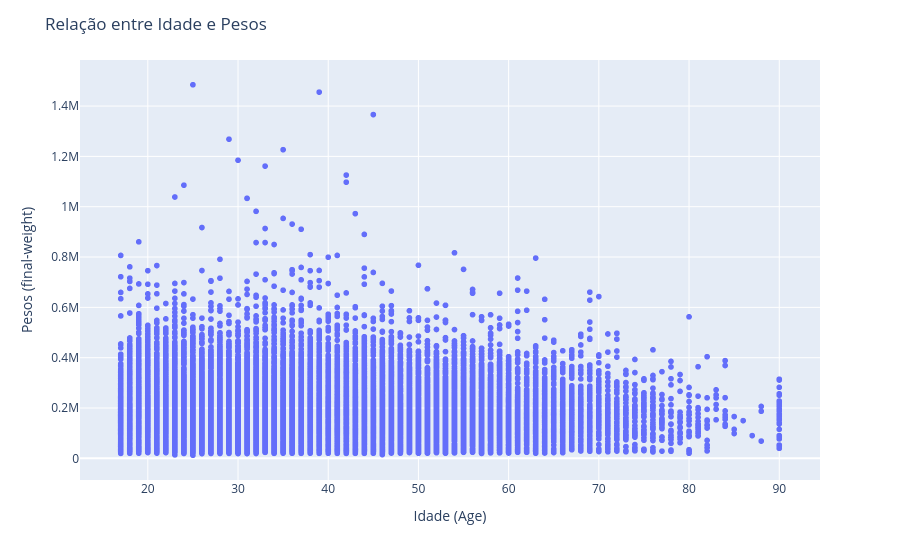

Notebook code cell kept with this figure:
### Markdown cell above
# Age x final weight

### Code cell
# Age x final weight
grafico = px.scatter(x = base_census['age'], y = base_census['final-weight'])

grafico.update_layout(
    title='Relação entre Idade e Pesos',
    xaxis_title='Idade (Age)',
    yaxis_title='Pesos (final-weight)'
)

grafico.show()

### Figure 1 — Plotly figure (JSON) as saved in the notebook; plotly's stock layout.template omitted (floating-point values rounded to 4 significant figures; data arrays with more than 128 entries replaced by an {"elided": "..."} marker saying what was removed)
{"data": [{"hovertemplate": "x=%{x}<br>y=%{y}<extra></extra>", "legendgroup": "", "marker": {"color": "#636efa", "symbol": "circle"}, "mode": "markers", "name": "", "showlegend": false, "type": "scattergl", "x": {"elided": "32561 int values"}, "xaxis": "x", "y": {"elided": "32561 int values"}, "yaxis": "y"}], "layout": {"autosize": true, "legend": {"tracegroupgap": 0}, "margin": {"t": 60}, "title": {"text": "Relação entre Idade e Pesos"}, "xaxis": {"anchor": "y", "autorange": true, "domain": [0, 1], "range": [12.58, 94.42], "title": {"text": "Idade (Age)"}, "type": "linear"}, "yaxis": {"anchor": "x", "autorange": true, "domain": [0, 1], "range": [-101700.0, 1599000.0], "title": {"text": "Pesos (final-weight)"}, "type": "linear"}}}
